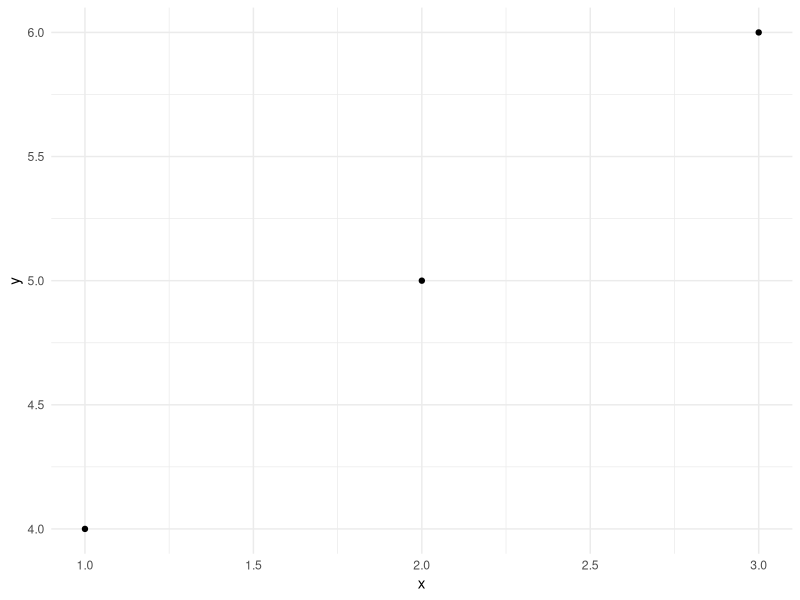

The R script that drew this image:
## ---- chunk 1
#| message: false

library("tidyverse")

## ---- chunk 2

df <- data.frame(x=c(1,2,3),y=c(4,5,6))

ggplot(df) +
  geom_point(aes(x,y)) +
  theme_minimal()
